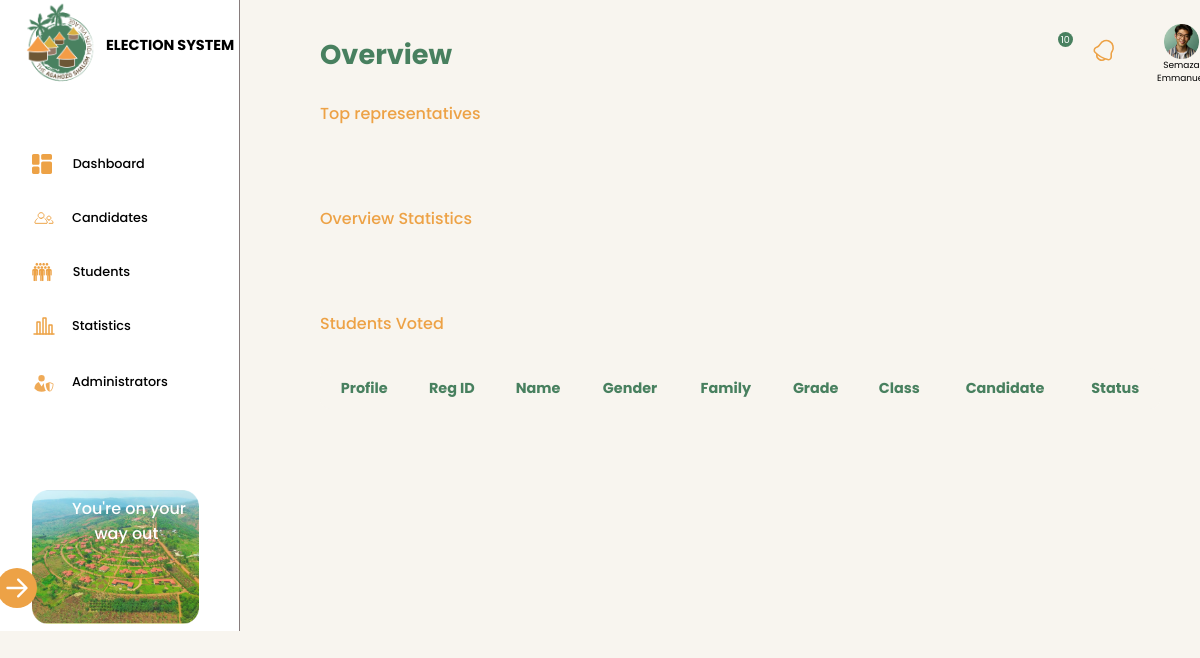
Before: /adminDashboard.php (signed in) with the older database file.
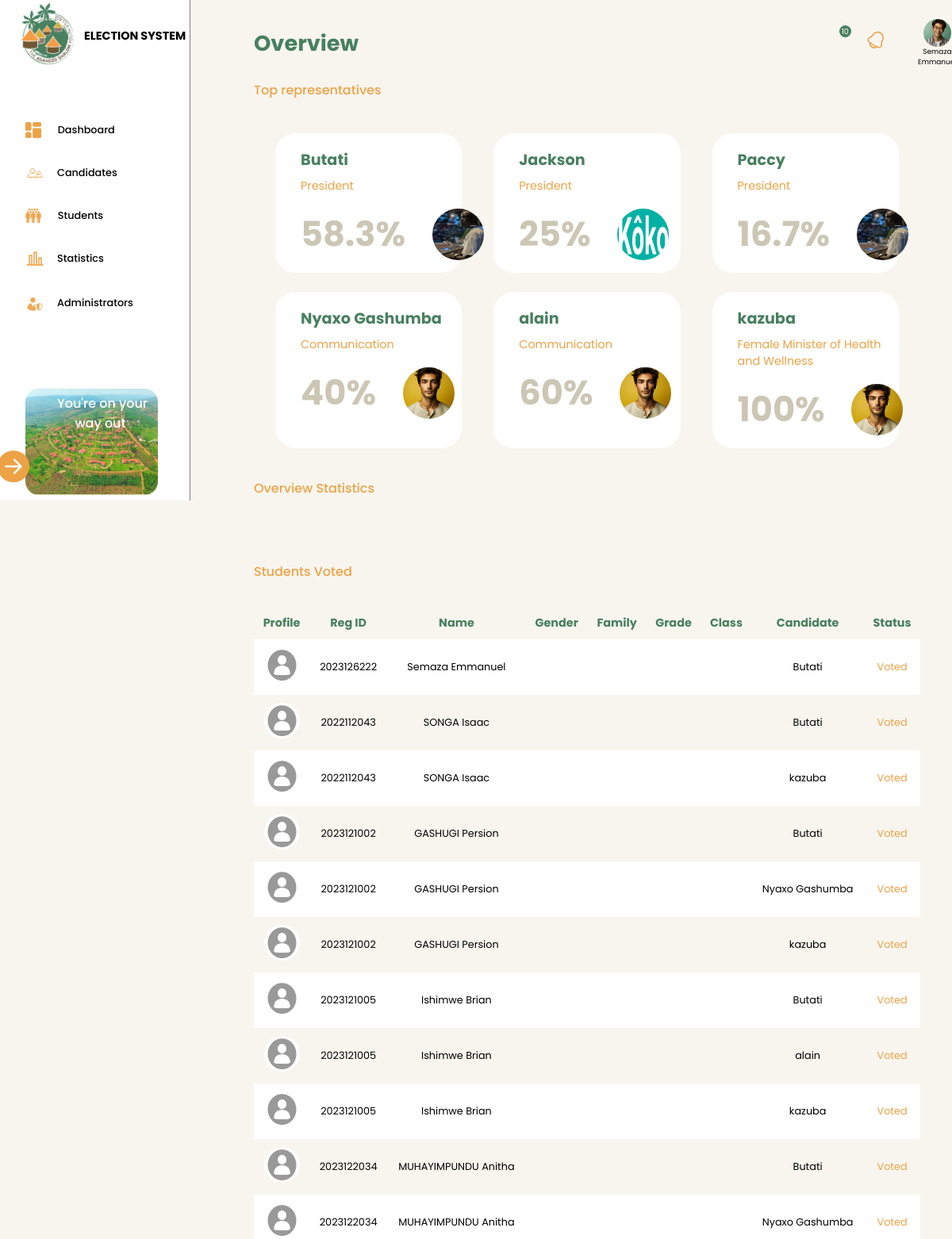
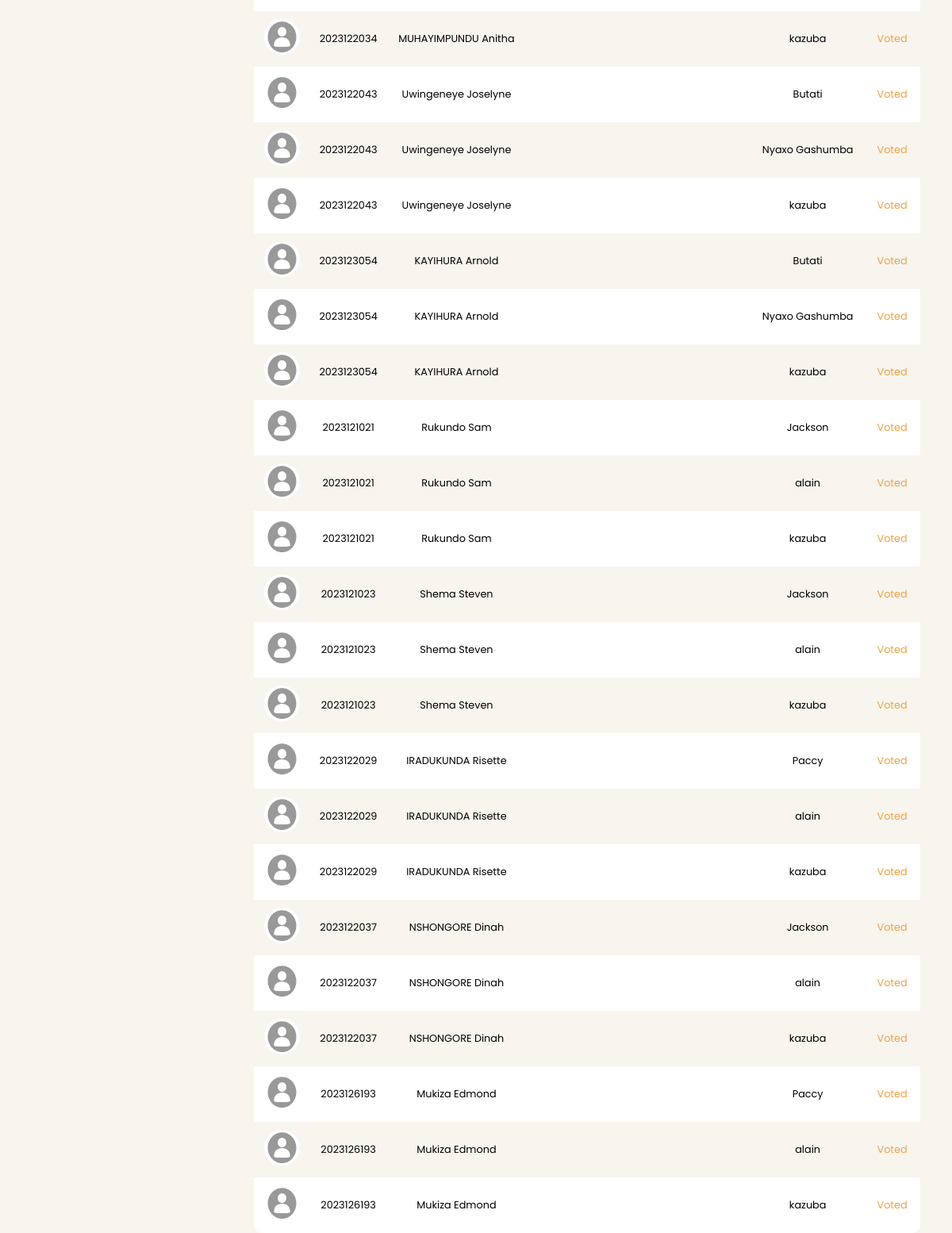
After: the same page with the newer database file (2 pictures, top to bottom).
### tables this page shows
CREATE TABLE `candidate` (
  `CandidateId` int(11) NOT NULL,
  `Name` varchar(255) NOT NULL,
  `Bio` varchar(255) NOT NULL,
  `Manifesto` varchar(255) NOT NULL,
  `PositionId` int(11) NOT NULL,
  `candimages` varchar(255) NOT NULL
);

CREATE TABLE `positions` (
  `positionId` int(11) NOT NULL,
  `Name` varchar(255) DEFAULT NULL
);

CREATE TABLE `users` (
  `UserId` int(11) NOT NULL,
  `Name` varchar(255) DEFAULT NULL,
  `Password` varchar(255) NOT NULL,
  `Gender` varchar(255) NOT NULL,
  `Family` varchar(100) NOT NULL,
  `Class` varchar(255) NOT NULL,
  `Grade` varchar(255) NOT NULL,
  `level` int(255) NOT NULL
);

### adminDashboard.php (the view, shortened to what the changed rows need)
<!DOCTYPE html>
<html lang="en">
<head>
    <link rel="stylesheet" href="dashboard.css">
</head>
<body>
    <section class="mainContainer">
        <div class="navigationBar" style="border-right: 1.5px solid rgb(134 124 124);">
            <div class="logoDiv">
                <h2>ELECTION SYSTEM</h2>
            </div>
        </div>
        <div class="heroSection">
            <div class="rightNavBar">
                <h1 style="font-family: 'Poppins', sans-serif; font-weight: 700; font-style: normal; color: #48805F; font-size: 1.7rem;">Overview</h1>
            </div>
            <div class="repCarts">
            <?php
include('adminConn.php');
$rep="SELECT * FROM `candidate` ORDER BY PositionId ASC";
$rep0 = mysqli_query($conn,$rep);
$count = 0;
while ($r=mysqli_fetch_assoc($rep0)) {
    $CandidateId=$r['CandidateId'];
    $PositionId=$r['PositionId'];
    $v="SELECT * FROM votes WHERE `CandidateId`=$CandidateId";
    $t="SELECT `Name` FROM `positions` WHERE positionId=$PositionId";
    $t0=mysqli_query($conn,$t);
    $t1=mysqli_fetch_assoc($t0);
    $tv="SELECT * FROM votes WHERE PositionId=$PositionId";
    $tv0=mysqli_query($conn,$tv);
    $a=mysqli_query($conn,$v);
    $res=mysqli_fetch_assoc($a);
    if($res){
        $n_votes=mysqli_num_rows($a);
        $to_votes=mysqli_num_rows($tv0);
        $round=round((($n_votes/$to_votes)*100),1);
        $percentage =$round;
        echo "
        <div class=\"cart\">
            <h2 style='font-family: \"Poppins\", sans-serif; font-weight: 700; font-style: normal; color: #48805F; font-size: 1.2rem;'>{$r['Name']}</h2>
            <p style='font-size: 0.9em; color: #EDA246; margin-top: -0.6rem;'>{$t1['Name']}</p>
            <div class=\"perProf\">
                <h1 style='font-size: 2.7rem; color: #CCC6B4;'>$percentage%</h1>
                <img src=\"./Assets/candimages/{$r['candimages']}\" alt='profile pic' height='65px' width= '65px; margin-right='0.8rem' style=\"border-radius: 50%;\">
            </div>
        </div><br>";
        $count++;
        if ($count >= 6) {
            break;
        }
    }
}
?>
            </div>
            <div class="table-container">
                <table>
                    <thead>
                        <tr>
                            <th>Profile</th>
                            <th>Reg ID</th>
                            <th>Name</th>
                            <th>Gender</th>
                            <th>Family</th>
                            <th>Grade</th>
                            <th>Class</th>
                            <th>Candidate</th>
                            <th>Status</th>
                        </tr>
                    </thead>
                    <tbody>
                    <?php
include('adminConn.php');
$disq = "SELECT users.Name as 'VOTER NAME', users.UserId as 'REG NO', users.Gender as 'Gender', users.Family as 'Family', users.Grade as 'Grade', users.Class as 'Class', candidate.Name as 'Candidaten'
        FROM users
        INNER JOIN votes ON votes.UserId = users.UserId
        INNER JOIN candidate ON candidate.CandidateId = votes.CandidateId";
$recorquery = mysqli_query($conn, $disq);
while ($disp8 = mysqli_fetch_assoc($recorquery)) {
    echo "
    <tr>
        <td><img src='./Assets/img.png' alt='' style='height: 45px; width: 45px; border-radius: 50%;'></td>
        <td>" . $disp8['REG NO'] . "</td>
        <td>" . $disp8['VOTER NAME'] . "</td>
        <td>" . $disp8['Gender'] . "</td>
        <td>" . $disp8['Family'] . "</td>
        <td>" . $disp8['Grade'] . "</td>
        <td>" . $disp8['Class'] . "</td>
        <td>" . $disp8['Candidaten'] . "</td>
        <td style='color: #EDA246;'>Voted</td>
    </tr>
    ";
}
?>
                    </tbody>
                </table>
            </div>
        </div>
    </section>
</body>
</html>

Changed rows visible on the page:
added candidate: Name "Butati", PositionId.Name "President", percentage "58.3", candimages (picture)
added candidate: Name "Jackson", PositionId.Name "President", percentage "25", candimages (picture)
added candidate: Name "Paccy", PositionId.Name "President", percentage "16.7", candimages (picture)
added candidate: Name "Nyaxo Gashumba", PositionId.Name "Communication", percentage "40", candimages (picture)
added candidate: Name "alain", PositionId.Name "Communication", percentage "60", candimages (picture)
added candidate: Name "kazuba", PositionId.Name "Female Minister of Health and Wellness", percentage "100", candimages (picture)
now on this page (row unchanged): users: UserId "2023126222", Name "Semaza Emmanuel", candidate.Name "Butati"
now on this page (row unchanged): users: UserId "2022112043", Name "SONGA Isaac", candidate.Name "Butati", candidate.Name "kazuba"
now on this page (row unchanged): users: UserId "2023121002", Name "GASHUGI Persion", candidate.Name "Butati", candidate.Name "Nyaxo Gashumba", candidate.Name "kazuba"
now on this page (row unchanged): users: UserId "2023121005", Name "Ishimwe Brian", candidate.Name "Butati", candidate.Name "alain", candidate.Name "kazuba"
now on this page (row unchanged): users: UserId "2023122034", Name "MUHAYIMPUNDU Anitha", candidate.Name "Butati", candidate.Name "Nyaxo Gashumba", candidate.Name "kazuba"
now on this page (row unchanged): users: UserId "2023122043", Name "Uwingeneye Joselyne", candidate.Name "Butati", candidate.Name "Nyaxo Gashumba", candidate.Name "kazuba"
now on this page (row unchanged): users: UserId "2023123054", Name "KAYIHURA Arnold", candidate.Name "Butati", candidate.Name "Nyaxo Gashumba", candidate.Name "kazuba"
now on this page (row unchanged): users: UserId "2023121021", Name "Rukundo Sam", candidate.Name "Jackson", candidate.Name "alain", candidate.Name "kazuba"
now on this page (row unchanged): users: UserId "2023121023", Name "Shema Steven", candidate.Name "Jackson", candidate.Name "alain", candidate.Name "kazuba"
now on this page (row unchanged): users: UserId "2023122029", Name "IRADUKUNDA Risette", candidate.Name "Paccy", candidate.Name "alain", candidate.Name "kazuba"
now on this page (row unchanged): users: UserId "2023122037", Name "NSHONGORE Dinah", candidate.Name "Jackson", candidate.Name "alain", candidate.Name "kazuba"
now on this page (row unchanged): users: UserId "2023126193", Name "Mukiza Edmond", candidate.Name "Paccy", candidate.Name "alain", candidate.Name "kazuba"
